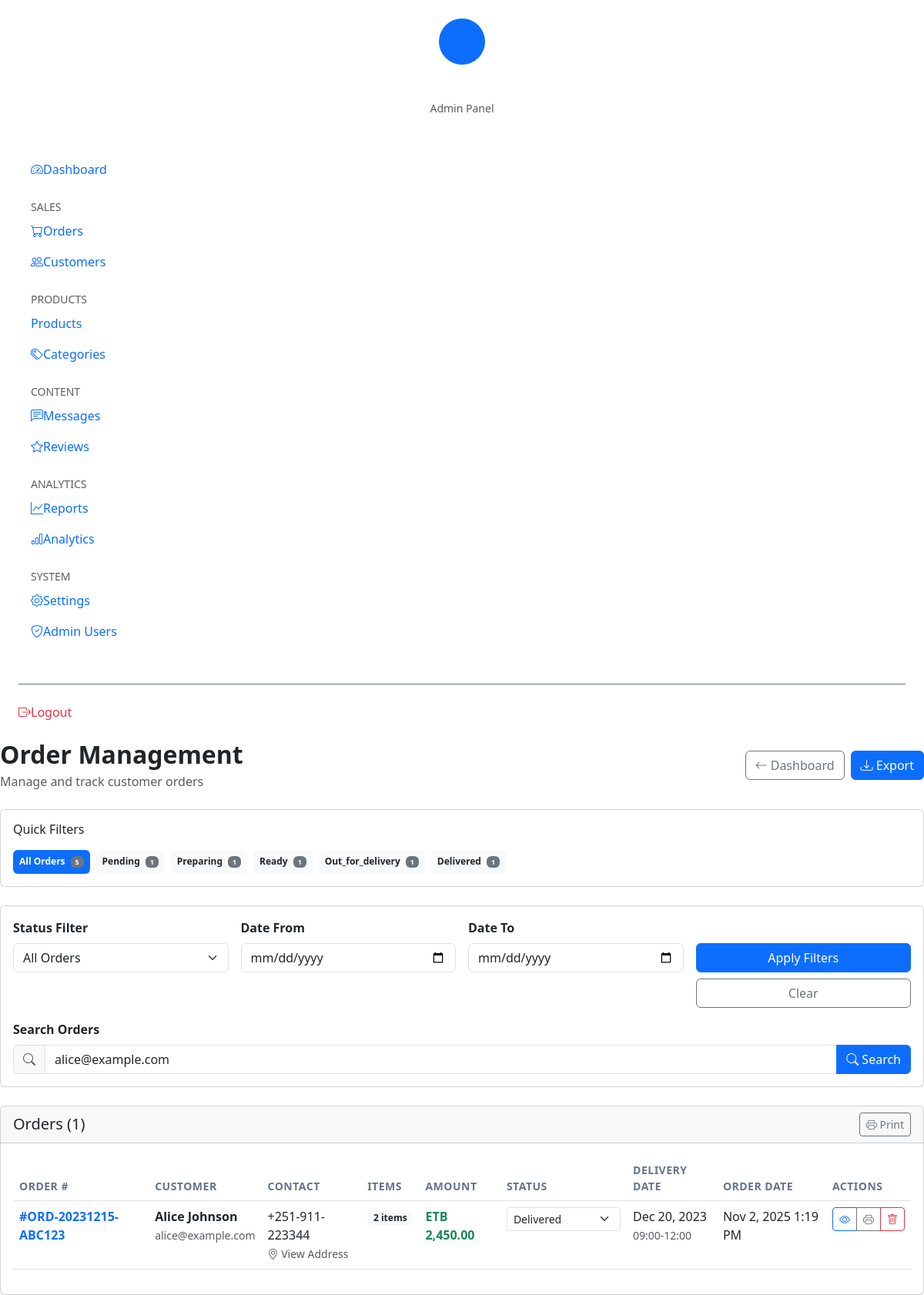
The page /admin/orders.php?search=alice@example.com (signed in) on the database its author committed.
### tables this page shows
CREATE TABLE orders (
    id INT PRIMARY KEY AUTO_INCREMENT,
    order_number VARCHAR(255) UNIQUE NOT NULL,
    customer_name VARCHAR(255) NOT NULL,
    customer_phone VARCHAR(255) NOT NULL,
    customer_email VARCHAR(255) NOT NULL,
    delivery_address TEXT NOT NULL,
    delivery_date DATE NOT NULL,
    total_amount DECIMAL(10,2) NOT NULL,
    delivery_time VARCHAR(50) DEFAULT '09:00-12:00',
    special_instructions TEXT,
    status ENUM('pending', 'confirmed', 'preparing', 'ready', 'out_for_delivery', 'delivered', 'cancelled') DEFAULT 'pending',
    payment_status ENUM('pending', 'paid', 'failed', 'refunded', 'cancelled') DEFAULT 'pending',
    payment_method VARCHAR(50) DEFAULT 'cash',
    payment_notes TEXT,
    refund_amount DECIMAL(10,2) DEFAULT 0,
    refund_reason TEXT,
    created_at TIMESTAMP DEFAULT CURRENT_TIMESTAMP,
    updated_at TIMESTAMP DEFAULT CURRENT_TIMESTAMP ON UPDATE CURRENT_TIMESTAMP
);

### admin/orders.php (the view, shortened to what this page needs)
<?php
require_once 'config.php';
$status_filter = $_GET['status'] ?? 'all';
$search_term = $_GET['search'] ?? '';
$date_from = $_GET['date_from'] ?? '';
$date_to = $_GET['date_to'] ?? '';
$query = "SELECT o.*, COUNT(oi.id) as item_count FROM orders o
          LEFT JOIN order_items oi ON o.id = oi.order_id
          WHERE 1=1";
$params = [];
$types = '';
if (!empty($search_term)) {
    $query .= " AND (o.order_number LIKE ? OR o.customer_name LIKE ? OR o.customer_phone LIKE ? OR o.customer_email LIKE ?)";
    $search_like = "%$search_term%";
    $params[] = $search_like;
    $params[] = $search_like;
    $params[] = $search_like;
    $params[] = $search_like;
    $types .= 'ssss';
}
$query .= " GROUP BY o.id ORDER BY o.created_at DESC";
$stmt = $conn->prepare($query);
if (!empty($params)) {
    $stmt->bind_param($types, ...$params);
}
$stmt->execute();
$orders = $stmt->get_result()->fetch_all(MYSQLI_ASSOC);
$status_counts = $conn->query("
    SELECT status, COUNT(*) as count
    FROM orders
    GROUP BY status
")->fetch_all(MYSQLI_ASSOC);
$status_count_map = [];
foreach ($status_counts as $status_count) {
    $status_count_map[$status_count['status']] = $status_count['count'];
}
?>
<!DOCTYPE html>
<html lang="en">
<head>
    <link href="https://cdn.jsdelivr.net/npm/bootstrap@5.3.0/dist/css/bootstrap.min.css" rel="stylesheet">
    <link href="https://cdn.jsdelivr.net/npm/bootstrap-icons@1.10.0/font/bootstrap-icons.css" rel="stylesheet">
</head>
<body>
    <?php include 'sidebar.php'; ?>
    <div class="main-content" id="mainContent">
        <div class="d-flex justify-content-between align-items-center mb-4">
            <div>
                <h2 class="fw-bold mb-1">Order Management</h2>
                <p class="text-muted mb-0">Manage and track customer orders</p>
            </div>
            <div class="d-flex gap-2">
                <a href="dashboard.php" class="btn btn-outline-secondary">
                    <i class="bi bi-arrow-left"></i> Dashboard
                </a>
                <button class="btn btn-primary" data-bs-toggle="modal" data-bs-target="#exportModal">
                    <i class="bi bi-download"></i> Export
                </button>
            </div>
        </div>
        <div class="card mb-4">
            <div class="card-body">
                <h6 class="mb-3">Quick Filters</h6>
                <div class="d-flex flex-wrap gap-2">
                    <a href="orders.php" class="badge filter-badge <?= $status_filter === 'all' ? 'bg-primary' : 'bg-light text-dark' ?> text-decoration-none p-2">
                        All Orders <span class="badge bg-secondary ms-1"><?= array_sum($status_count_map) ?></span>
                    </a>
                    <?php foreach ($status_count_map as $status => $count): ?>
                    <a href="orders.php?status=<?= $status ?>"
                       class="badge filter-badge <?= $status_filter === $status ? 'bg-primary' : 'bg-light text-dark' ?> text-decoration-none p-2">
                        <?= ucfirst($status) ?> <span class="badge bg-secondary ms-1"><?= $count ?></span>
                    </a>
                    <?php endforeach; ?>
                </div>
            </div>
        </div>
        <div class="card mb-4">
            <div class="card-body">
                <form method="GET" class="row g-3">
                    <div class="col-md-3">
                        <label class="form-label fw-semibold">Status Filter</label>
                        <select name="status" class="form-select" onchange="this.form.submit()">
                            <option value="all" <?= $status_filter === 'all' ? 'selected' : '' ?>>All Orders</option>
                        </select>
                    </div>
                    <div class="col-md-3">
                        <label class="form-label fw-semibold">Date From</label>
                        <input type="date" name="date_from" class="form-control" value="<?= $date_from ?>">
                    </div>
                    <div class="col-md-3">
                        <label class="form-label fw-semibold">Date To</label>
                        <input type="date" name="date_to" class="form-control" value="<?= $date_to ?>">
                    </div>
                    <div class="col-md-3">
                        <label class="form-label fw-semibold">&nbsp;</label>
                        <div class="d-grid gap-2">
                            <button type="submit" class="btn btn-primary">Apply Filters</button>
                            <a href="orders.php" class="btn btn-outline-secondary">Clear</a>
                        </div>
                    </div>
                    <div class="col-12">
                        <label class="form-label fw-semibold">Search Orders</label>
                        <div class="input-group">
                            <span class="input-group-text bg-light">
                                <i class="bi bi-search text-muted"></i>
                            </span>
                            <input type="text" name="search" class="form-control"
                                   placeholder="Search by order number, customer name, phone, or email..."
                                   value="<?= htmlspecialchars($search_term) ?>">
                            <button type="submit" class="btn btn-primary">
                                <i class="bi bi-search"></i> Search
                            </button>
                        </div>
                    </div>
                </form>
            </div>
        </div>
        <div class="card">
            <div class="card-header d-flex justify-content-between align-items-center">
                <h5 class="mb-0">Orders (<?= count($orders) ?>)</h5>
                <div class="d-flex gap-2">
                    <button class="btn btn-sm btn-outline-secondary" onclick="window.print()">
                        <i class="bi bi-printer"></i> Print
                    </button>
                </div>
            </div>
            <div class="card-body">
                <div class="table-responsive">
                    <table class="table table-hover">
                        <thead>
                            <tr>
                                <th>Order #</th>
                                <th>Customer</th>
                                <th>Contact</th>
                                <th>Items</th>
                                <th>Amount</th>
                                <th>Status</th>
                                <th>Delivery Date</th>
                                <th>Order Date</th>
                                <th>Actions</th>
                            </tr>
                        </thead>
                        <tbody>
                            <?php foreach ($orders as $order): ?>
                            <tr class="order-row">
                                <td>
                                    <strong class="text-primary">#<?= $order['order_number'] ?></strong>
                                </td>
                                <td>
                                    <div class="fw-semibold"><?= htmlspecialchars($order['customer_name']) ?></div>
                                    <small class="text-muted"><?= htmlspecialchars($order['customer_email']) ?></small>
                                </td>
                                <td>
                                    <?= htmlspecialchars($order['customer_phone']) ?>
                                    <?php if ($order['delivery_address']): ?>
                                    <br><small class="text-muted" title="<?= htmlspecialchars($order['delivery_address']) ?>">
                                        <i class="bi bi-geo-alt"></i> View Address
                                    </small>
                                    <?php endif; ?>
                                </td>
                                <td>
                                    <span class="badge bg-light text-dark"><?= $order['item_count'] ?> items</span>
                                </td>
                                <td class="fw-bold text-success">ETB <?= number_format($order['total_amount'], 2) ?></td>
                                <td>
                                    <form method="POST" class="d-inline">
                                        <select name="status" class="form-select form-select-sm" onchange="this.form.submit()"
                                                style="min-width: 140px;">
                                            <option value="delivered" <?= $order['status'] === 'delivered' ? 'selected' : '' ?>>Delivered</option>
                                        </select>
                                    </form>
                                </td>
                                <td>
                                    <?php if ($order['delivery_date']): ?>
                                        <?= date('M j, Y', strtotime($order['delivery_date'])) ?>
                                        <?php if ($order['delivery_time']): ?>
                                            <br><small class="text-muted"><?= $order['delivery_time'] ?></small>
                                        <?php endif; ?>
                                    <?php else: ?>
                                        <span class="text-muted">Not set</span>
                                    <?php endif; ?>
                                </td>
                                <td><?= date('M j, Y g:i A', strtotime($order['created_at'])) ?></td>
                                <td>
                                    <div class="btn-group btn-group-sm">
                                        <a href="order-details.php?id=<?= $order['id'] ?>" class="btn btn-outline-primary" title="View Details">
                                            <i class="bi bi-eye"></i>
                                        </a>
                                        <a href="order-print.php?id=<?= $order['id'] ?>" class="btn btn-outline-secondary" title="Print" target="_blank">
                                            <i class="bi bi-printer"></i>
                                        </a>
                                        <a href="?delete_id=<?= $order['id'] ?>"
                                           class="btn btn-outline-danger"
                                           title="Delete"
                                           onclick="return confirm('Are you sure you want to delete order #<?= $order['order_number'] ?>? This action cannot be undone.')">
                                            <i class="bi bi-trash"></i>
                                        </a>
                                    </div>
                                </td>
                            </tr>
                            <?php endforeach; ?>
                        </tbody>
                    </table>
                </div>
            </div>
        </div>
    </div>
</body>
</html>

### admin/orders.php (style rules this page uses)
.table th { border-top: none; font-weight: 600; color: #64748b; font-size: 0.875rem; text-transform: uppercase; letter-spacing: 0.5px; }
.filter-badge { cursor: pointer; transition: all 0.3s; }

### rows shown on the page
orders: order_number "ORD-20231215-ABC123", customer_name "Alice Johnson", customer_email "alice@example.com", customer_phone "+251-911-223344", item_count "2", total_amount "2,450.00", status "Delivered", delivery_date "Dec 20, 2023", delivery_time "09:00-12:00", created_at "Nov 2, 2025 1:19 PM"

### other values the page prints
array_sum($status_count_map) "5"
$status "Pending"
$count "1"
$status "Preparing"
$status "Ready"
$status "Out_for_delivery"
$status "Delivered"
count($orders) "1"
